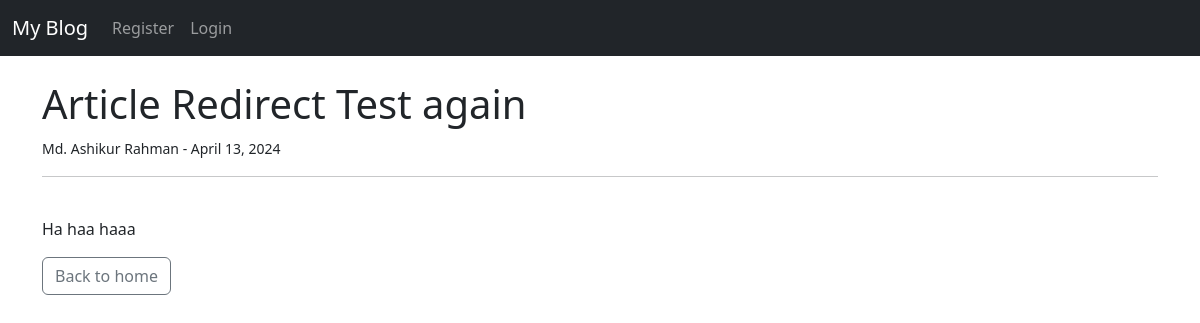
/article/14, run on the app's committed database.
### theblog/models.py (models this page shows, shortened)
class Post(models.Model):
    title = models.CharField(max_length=255)
    title_tag = models.CharField(max_length=255)
    author = models.ForeignKey(User, on_delete=models.CASCADE)
    body = models.TextField()
    post_date = models.DateField(auto_now_add=True)

### theblog/views.py (the view)
# urls.py: path("article/<int:pk>", views.ArticleDetailView.as_view(), name="article-detail"),
class ArticleDetailView(DetailView):
    model = Post
    template_name = "article_details.html"

### theblog/templates/article_details.html (shortened to what this page needs)
{% extends 'base.html' %}
{% block content %}
<h1>{{post.title}}</h1>
<small>
    {{post.author.first_name}} {{post.author.last_name}} -
    {{post.post_date}}
</small>
<br>
<hr><br>
<p>
    {{post.body}}
</p>
<a href="{% url 'home' %}" class="btn btn-outline-secondary">
    Back to home
</a>
{% endblock %}

### data on the page
Post: title "Article Redirect Test again", author.first_name "Md. Ashikur", author.last_name "Rahman", post_date "April 13, 2024", body "Ha haa haaa"
